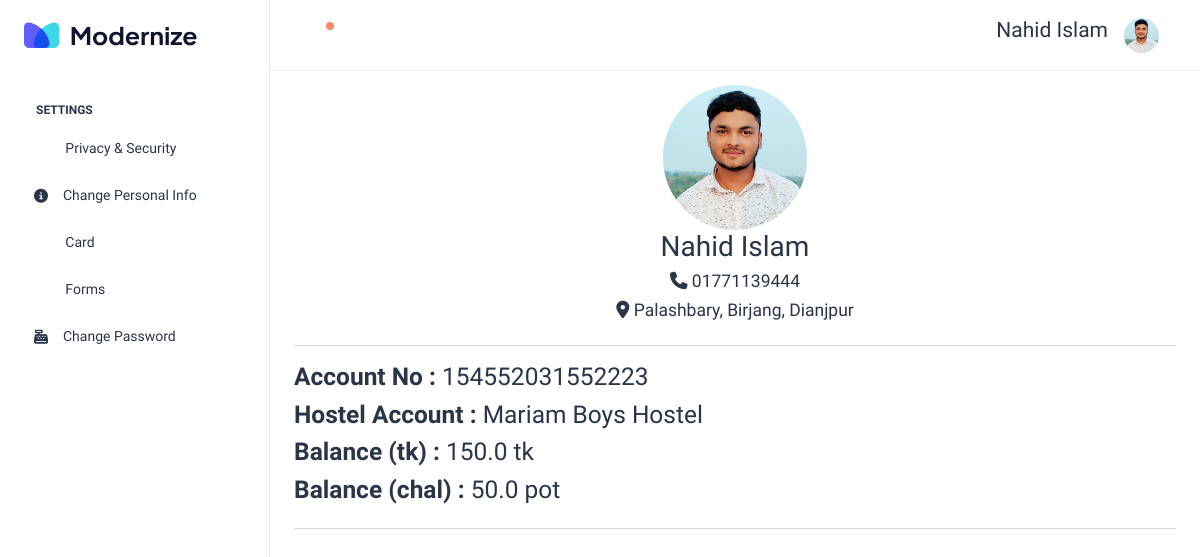
The page /myaccounts/ (signed in) on the database its author committed.
### Accounts/models.py (models this page shows, shortened)
class CustomUser(AbstractUser):
    USER = (
        (1,"H-Controler"),
        (2,"H-Manager"),
        (3,"H-Border"),
    )
    is_email_varified = models.BooleanField(default=False)
    otp = models.CharField(max_length=8)
    otp_created_expired = models.DateTimeField(null=True, blank=True)
    user_type = models.CharField(choices = USER,max_length=50)
    profile_pic = models.ImageField(upload_to="profile_picture")
    able_change_pass = models.BooleanField(default=False)
    tow_factor_authentication = models.BooleanField(default=False)
    active_status = models.BooleanField(default=True)
    S =  models.BooleanField(default=True)
    D =  models.BooleanField(default=True)
    R =  models.BooleanField(default=True)
    manager_status = models.BooleanField(default=False) ### Manager Status
    workd_place = models.CharField(max_length=250, null=True, blank=True)
    study_at = models.CharField(max_length=250, null=True, blank=True)
    adress = models.CharField(max_length=250, null=True, blank=True)
    location = models.CharField(max_length=100, null=True, blank=True)
    phone_number = models.CharField(max_length=15, null=True, blank=True)

class HoltelUser(models.Model):
    users = models.OneToOneField(CustomUser, on_delete=models.Model)
    hostel_name = models.CharField(max_length=100,null=True, blank=True)
    location = models.CharField(max_length=100, null=True, blank=True)
    phone_number = models.CharField(max_length=15, null=True, blank=True)
    holtel_cover_photo = models.ImageField(upload_to="coverphoto")
    cuntry = models.CharField(max_length=100,null=True, blank=True)
    district = models.CharField(max_length=100,null=True, blank=True)
    upozilla = models.CharField(max_length=100,null=True, blank=True)
    created_at = models.DateTimeField(auto_now_add=True,null=True, blank=True)
    update_date = models.DateTimeField(auto_now=True,null=True, blank=True)
    search_key = models.TextField(default="bangladesh")

### management/models.py (models this page shows)
class BankAccount(models.Model):
    account_nmber = models.CharField(max_length=15, unique= True)
    is_veryfied = models.BooleanField(default=False)
    user = models.ForeignKey(CustomUser, on_delete=models.CASCADE)
    Hostel_account = models.ForeignKey(HoltelUser, on_delete=models.DO_NOTHING)
    balance = models.FloatField(default=0.00)
    balance_chal = models.FloatField(default=0.00)
    if_manager = models.BooleanField(default=False)
    created_at = models.DateTimeField(auto_now_add=True)
    Updated_at = models.DateField(auto_now = True)
    def __str__(self):
        return f'{self.account_nmber}'

### Publics/views.py (the view)
# urls.py: path('myaccounts/', MyAccounts.as_view(), name='myaccounts'),
class MyAccounts(View):
    def get(self, request):
        user = request.user
        try:
            bankaccount = BankAccount.objects.filter(user = user)[0]
        except:
            bankaccount = None
        cp = {
            'bankaccount':bankaccount
        }
        return render(request,'Public/myaccount.html',context=cp)

### Publics/context.py (called while the page is built)
def notification(request):
    try:
        user = request.user
        notification = Notification.objects.filter(recever = user, seen_status = False).count()
    except:
        notification = 0
    return {'nn':notification}

### templates/Public/myaccount.html (shortened to what this page needs)
{% extends 'account_settings.html' %}
{% block content %}
<div class="row">
    <div class="col-lg-8 col-md-10 col-12 me-auto ms-auto">
        {% if user.profile_pic %}
        <img style="display: block;"  class="w-25 rounded-circle ms-auto me-auto" src="{{user.profile_pic.url}}" alt="Image">
        {% else %}
        <img style="display: block;"  class="w-25 rounded-circle ms-auto me-auto" src="/static/users.png" alt="Image">
        {% endif %}
        <h2 class="text-center" >{{user.first_name}} {{user.last_name}}</h2>
        <h5 class="text-center" ><i class="fa-solid fa-phone"></i> {{user.phone_number}}</h5>
        <h5 class="text-center" ><i class="fa-solid fa-location-dot"></i> {{user.adress}}</h5>
    </div>
</div>
<hr>
{% if bankaccount %}
<div class="row">
    <div class="col-12">
        <h3><b>Account No :</b> {{bankaccount}}</h3>
        <h3><b>Hostel Account :</b> {{bankaccount.Hostel_account.hostel_name}}</h3>
        <h3><b>Balance (tk) :</b> {{bankaccount.balance}} tk</h3>
        <h3><b>Balance (chal) :</b> {{bankaccount.balance_chal}} pot</h3>
    </div>
</div>
{% else %}
<h2>Sorry You Don't have any bankaccount !
    You are a Hostel admin   </h2>
{% endif %}
<hr>
{% endblock content %}

### templates/includes/header.html (shortened to what this page needs)
      <header class="app-header border-bottom">
        <nav class="navbar navbar-expand-lg navbar-light">
          <ul class="navbar-nav">
            {% if nn > 0 %}
            <li class="nav-item">
                <a class="nav-link nav-icon-hover" href="/notifications/">
                  <i class="ti ti-bell-ringing"></i>
                  <div class="notification bg-danger rounded-circle"></div>
                </a>
            </li>
            {% else %}
            <li class="nav-item">
              <a class="nav-link nav-icon-hover" href="/notifications/">
                <i class="ti ti-bell-ringing"></i>
              </a>
          </li>
            {% endif %}
          </ul>
          <div class="navbar-collapse justify-content-end px-0" id="navbarNav">
            <ul class="navbar-nav flex-row ms-auto align-items-center justify-content-end">
              <h4>{{user.first_name}} {{user.last_name}}</h4>
              <li class="nav-item dropdown">
                <a class="nav-link nav-icon-hover" href="javascript:void(0)" id="drop2" data-bs-toggle="dropdown"
                  aria-expanded="false">
                  {% if user.profile_pic %}
                  <img src="{{user.profile_pic.url}}" alt="" width="35" height="35" class="rounded-circle">
                  {% else %}
                  <img src="/static/users.png" alt="" width="35" height="35" class="rounded-circle">
                  {% endif %}
                </a>
              </li>
            </ul>
          </div>
        </nav>
      </header>

### rows shown on the page
CustomUser: first_name "Nahid", last_name "Islam", profile_pic (picture), phone_number "01771139444", adress "Palashbary, Birjang, Dianjpur"
BankAccount: account_nmber "154552031552223", Hostel_account.hostel_name "Mariam Boys Hostel", balance "150.0", balance_chal "50.0"
